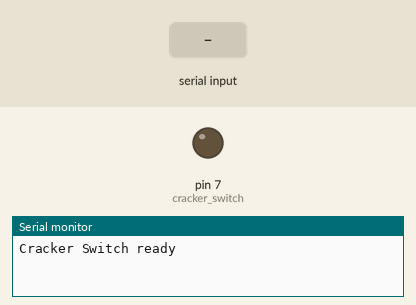
Recording of a sketch running on a simulated Arduino Uno, built with avr-gcc and run on an emulated ATmega328P. Shown: output pins drawn as LEDs (lit = HIGH), the last lines printed to the serial monitor. Inputs (shaded band) come from the test bench.

Above: at 1.2 s.
1.3 s: "A" received over Serial
At 2.3 s:
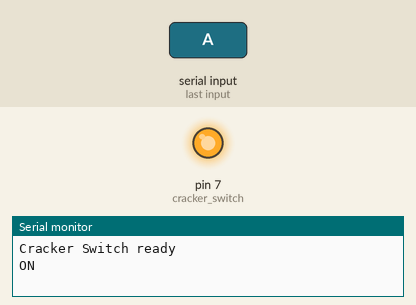
2.8 s: "B" received over Serial
At 3.5 s:
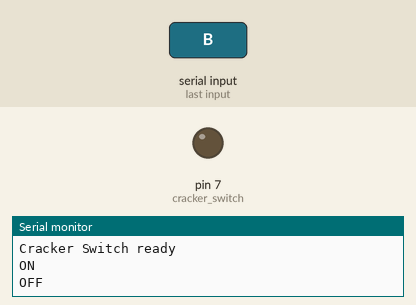
Timing chart, 0 to 5.8 s (numbered marks = the images above; inputs shaded):
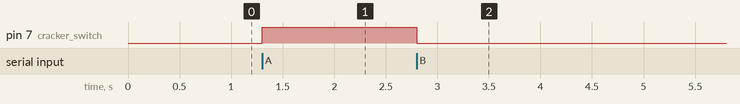

Measured:
- after the input at 1.3 s, pin 7 (cracker_switch): LOW → HIGH at once
- after the input at 2.8 s, pin 7 (cracker_switch): HIGH → LOW at once

The sketch:

bluetooth_cracker.ino
```cpp
int cracker_switch = 7;

void setup()
{
  Serial.begin(9600);
  pinMode(cracker_switch,OUTPUT);
  Serial.println("Cracker Switch ready");
}

void loop()
{
  if(Serial.available()>0)
    {
     int incomingByte=Serial.read();

     if(incomingByte=='A')
       {
        digitalWrite(cracker_switch,HIGH);
        Serial.println("ON");
       }

     if(incomingByte=='B')
       {
        digitalWrite(cracker_switch,LOW);
        Serial.println("OFF");
     }
   }
}
```
